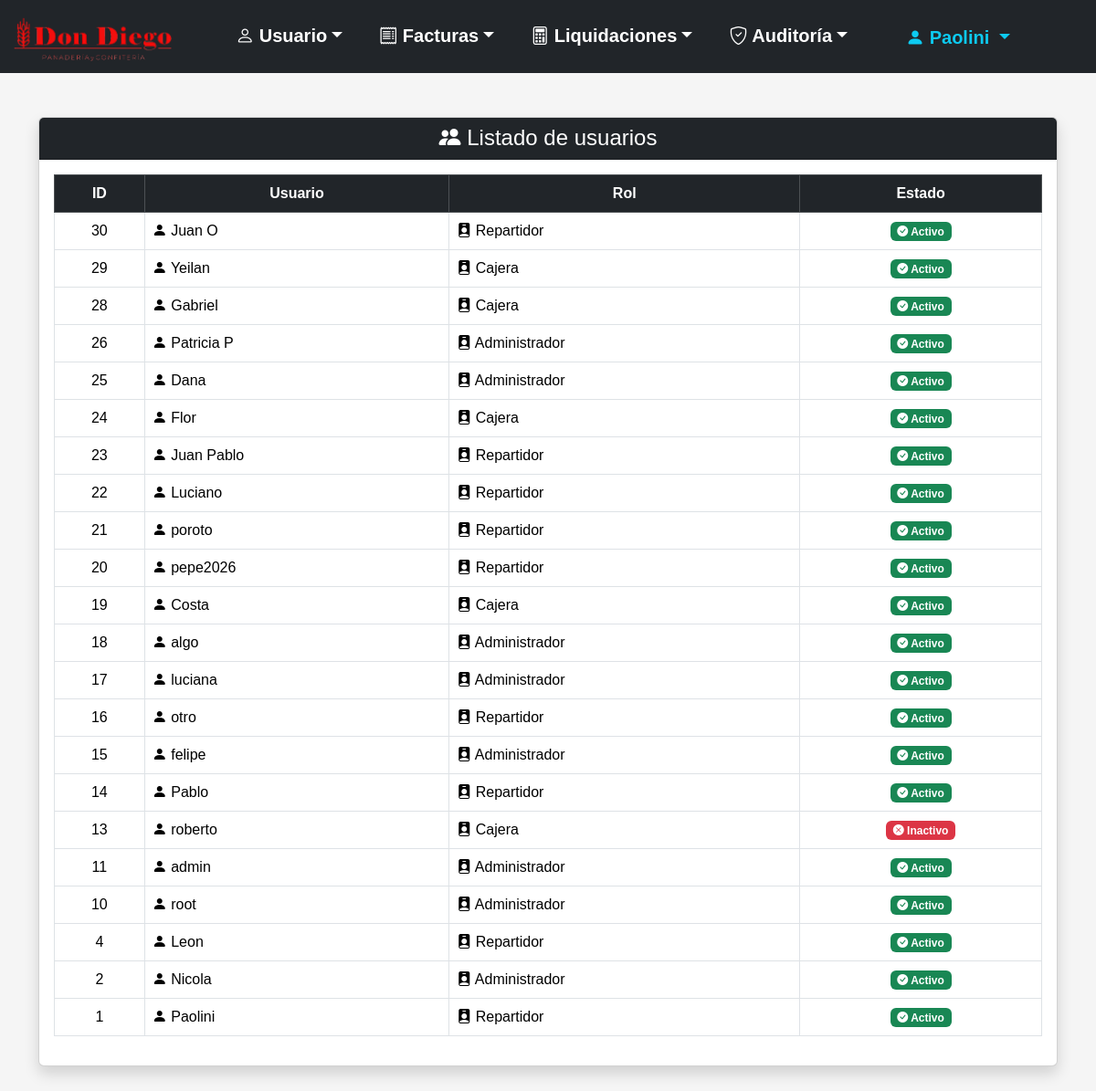
Page /Panaderia-v2/listar_usuario.php (signed in) on the committed database.
### tables this page shows
CREATE TABLE `usuario` (
  `id` smallint(5) UNSIGNED NOT NULL,
  `usuario` varchar(32) NOT NULL,
  `contrasenia` varchar(255) NOT NULL,
  `activo` tinyint(1) NOT NULL DEFAULT 1,
  `id_ROL` tinyint(3) UNSIGNED NOT NULL
);

CREATE TABLE `rol` (
  `id` tinyint(3) UNSIGNED NOT NULL,
  `nombre` varchar(20) NOT NULL
);

### Panaderia-v2/listar_usuario.php (the view, shortened to what this page needs)
<?php
require_once "conexion.php";
$sql = "SELECT  usuario.id, usuario.usuario, rol.nombre AS rol, usuario.activo
        FROM usuario INNER JOIN rol ON usuario.id_rol = rol.id
        ORDER BY usuario.id DESC";
$stmt = $conexion->prepare($sql);
$stmt->execute();
$usuarios = $stmt->fetchAll(PDO::FETCH_ASSOC);
?>
<!DOCTYPE html>
<html lang="es">
<head>
    <link rel="stylesheet" href="css/bootstrap-5.3.8/css/bootstrap.min.css">
    <link rel="stylesheet" href="imagenes/bootstrap-icons-1.13.1/bootstrap-icons.min.css">
    <link rel="stylesheet" href="css/estilo.css">
</head>
<body>
    <?php require_once "menu.php"; ?>
    <div class="container mt-5">
        <div class="card shadow mb-5">
            <div class="card-header bg-dark text-white text-center">
                <h4 class="mb-0"><i class="bi bi-people-fill"></i> Listado de usuarios</h4>
            </div>
            <div class="card-body">
                <?php if (count($usuarios) > 0): ?>
                    <div class="table-responsive">
                        <table class="table table-bordered table-hover align-middle">
                            <thead class="table-dark text-center">
                                <tr>
                                    <th>ID</th>
                                    <th>Usuario</th>
                                    <th>Rol</th>
                                    <th>Estado</th>
                                </tr>
                            </thead>
                            <tbody>
                                <?php foreach ($usuarios as $usuario): ?>
                                    <tr>
                                        <td class="text-center"><?= htmlspecialchars($usuario["id"]) ?></td>
                                        <td><i class="bi bi-person-fill"></i> <?= htmlspecialchars($usuario["usuario"]) ?></td>
                                        <td><i class="bi bi-person-badge-fill"></i> <?= htmlspecialchars($usuario["rol"]) ?></td>
                                        <td class="text-center">
                                            <?php if ($usuario["activo"] == 1): ?>
                                                <span class="badge bg-success"><i class="bi bi-check-circle-fill"></i> Activo</span>
                                            <?php else: ?>
                                                <span class="badge bg-danger"><i class="bi bi-x-circle-fill"></i> Inactivo</span>
                                            <?php endif; ?>
                                        </td>
                                    </tr>
                                <?php endforeach; ?>
                            </tbody>
                        </table>
                    </div>
                <?php endif; ?>
            </div>
        </div>
    </div>
</body>
</html>

### Panaderia-v2/menu.php (shortened to what this page needs)
<?php
if (isset($_SESSION["id_usuario"])) {
    $sqlUsuario = "SELECT usuario FROM usuario WHERE id = ?";
    $stmtUsuario = $conexion->prepare($sqlUsuario);
    $stmtUsuario->execute([$_SESSION["id_usuario"]]);
    $usuarioLogueado = $stmtUsuario->fetch(PDO::FETCH_ASSOC);
}
?>
<nav class="navbar navbar-expand-lg navbar-dark bg-dark">
    <div class="container-fluid">
        <a class="navbar-brand flex-grow-1" href="https://www.dondiegouy.com/"><img src="imagenes/logo.png" alt="Panaderia" class="d-inline-block align-text-top logo-menu"></a>
        <div class="offcanvas offcanvas-end text-bg-dark" tabindex="-1" id="menuNavegacion" aria-labelledby="menuNavegacionLabel">
            <div class="offcanvas-body justify-content-center">
                <ul class="navbar-nav flex-grow-1 pe-3 gap-4 fs-5">
                    <li class="nav-item dropdown nav-underline">
                        <a class="nav-link dropdown-toggle fw-bold" href="#" role="button" data-bs-toggle="dropdown" aria-expanded="false"><i class="bi bi-person"></i> Usuario</a>
                    </li>
                    <li class="nav-item dropdown nav-underline">
                        <a class="nav-link dropdown-toggle fw-bold" href="#" role="button" data-bs-toggle="dropdown" aria-expanded="false"><i class="bi bi-receipt"></i> Facturas</a>
                    </li>
                    <li class="nav-item dropdown nav-underline">
                        <a class="nav-link dropdown-toggle fw-bold" href="#" role="button" data-bs-toggle="dropdown" aria-expanded="false"><i class="bi bi-calculator"></i> Liquidaciones</a>
                    </li>
                    <li class="nav-item dropdown nav-underline">
                        <a class="nav-link dropdown-toggle fw-bold" href="#" role="button" data-bs-toggle="dropdown" aria-expanded="false"><i class="bi bi-shield-check"></i> Auditoría</a>
                    </li>
                    <li class="nav-item dropdown mt-auto pe-3 fs-5 d-xxl-none">
                       <a class="nav-link dropdown-toggle fw-bold usuario-menu" href="#" role="button" data-bs-toggle="dropdown" aria-expanded="false">
                            <i class="bi bi-person-fill"></i>
                            <?= htmlspecialchars($usuarioLogueado["usuario"]) ?>
                        </a>
                    </li>
                </ul>
            </div>
        </div>
    </div>
</nav>

### Panaderia-v2/css/estilo.css (style rules this page uses)
body { font-family: Arial, sans-serif; background: #f5f5f5; margin: 0; padding: 0; width: 100%; max-width: 100%; overflow-x: hidden; }
.navbar .nav-link, .navbar .navbar-brand { color: white !important; }
.navbar .usuario-menu { color: #0dcaf0 !important; }
.navbar { width: 100%; max-width: 100%; margin: 0; padding-left: 0; padding-right: 0; }
.navbar .container-fluid { width: 100%; max-width: 100%; margin: 0; padding-left: 12px; padding-right: 12px; }
.logo-menu { width: 180px; height: 50px; object-fit: contain; }

### rows in the picture
usuario: usuario "Paolini", id "1", id_ROL.nombre "Repartidor", activo 1 (drawn)
usuario: id "30", usuario "Juan O", id_ROL.nombre "Repartidor", activo 1 (drawn)
usuario: id "29", usuario "Yeilan", id_ROL.nombre "Cajera", activo 1 (drawn)
usuario: id "28", usuario "Gabriel", id_ROL.nombre "Cajera", activo 1 (drawn)
usuario: id "26", usuario "Patricia P", id_ROL.nombre "Administrador", activo 1 (drawn)
usuario: id "25", usuario "Dana", id_ROL.nombre "Administrador", activo 1 (drawn)
usuario: id "24", usuario "Flor", id_ROL.nombre "Cajera", activo 1 (drawn)
usuario: id "23", usuario "Juan Pablo", id_ROL.nombre "Repartidor", activo 1 (drawn)
usuario: id "22", usuario "Luciano", id_ROL.nombre "Repartidor", activo 1 (drawn)
usuario: id "21", usuario "poroto", id_ROL.nombre "Repartidor", activo 1 (drawn)
usuario: id "20", usuario "pepe2026", id_ROL.nombre "Repartidor", activo 1 (drawn)
usuario: id "19", usuario "Costa", id_ROL.nombre "Cajera", activo 1 (drawn)
usuario: id "18", usuario "algo", id_ROL.nombre "Administrador", activo 1 (drawn)
usuario: id "17", usuario "luciana", id_ROL.nombre "Administrador", activo 1 (drawn)
usuario: id "16", usuario "otro", id_ROL.nombre "Repartidor", activo 1 (drawn)
usuario: id "15", usuario "felipe", id_ROL.nombre "Administrador", activo 1 (drawn)
usuario: id "14", usuario "Pablo", id_ROL.nombre "Repartidor", activo 1 (drawn)
usuario: id "13", usuario "roberto", id_ROL.nombre "Cajera", activo 0 (drawn)
usuario: id "11", usuario "admin", id_ROL.nombre "Administrador", activo 1 (drawn)
usuario: id "10", usuario "root", id_ROL.nombre "Administrador", activo 1 (drawn)
usuario: id "4", usuario "Leon", id_ROL.nombre "Repartidor", activo 1 (drawn)
usuario: id "2", usuario "Nicola", id_ROL.nombre "Administrador", activo 1 (drawn)
